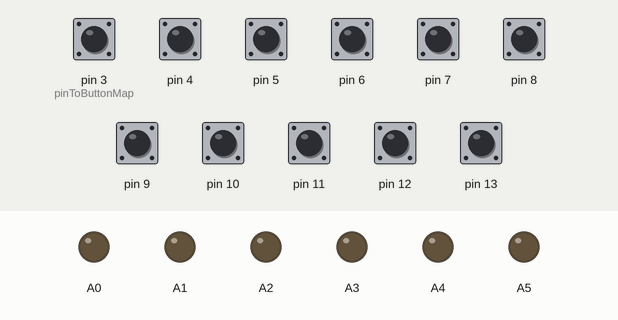
A sketch run on a simulated Arduino Micro, built with avr-gcc and run on an emulated ATmega32U4. Shown: output pins drawn as LEDs (lit = HIGH). The test bench sets the inputs (shaded band); at power-on: pin 3 (pinToButtonMap), pin 4–13 HIGH. USB keyboard and mouse output is not drawn.

Above: at 1.2 s.
1.3 s: pin 3 (pinToButtonMap) pulled LOW for 0.15 s
At 2.5 s:
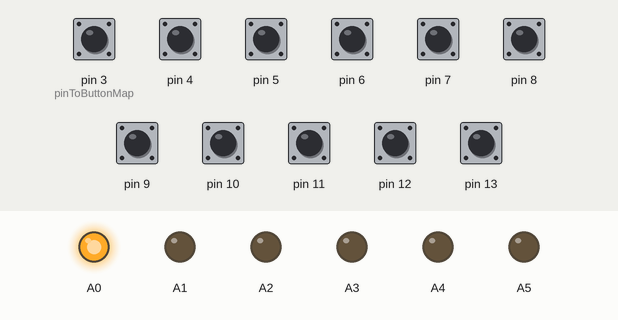
2.9 s: pin 4 pulled LOW for 0.15 s
At 3.9 s:
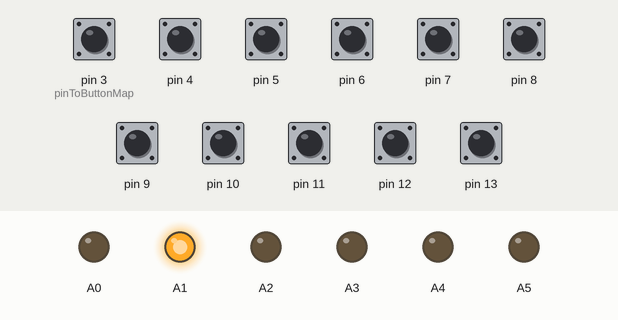
4.5 s: pin 5 pulled LOW for 0.15 s
At 5.2 s:
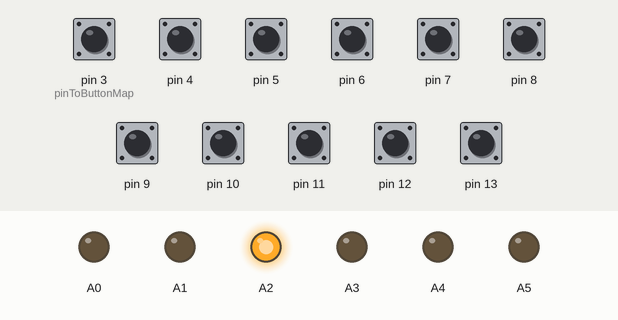
6.1 s: pin 6 pulled LOW for 0.15 s
At 6.6 s:
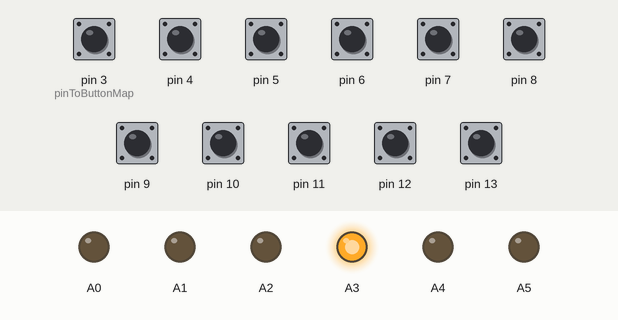
7.7 s: pin 9 pulled LOW for 0.15 s
At 7.78 s:
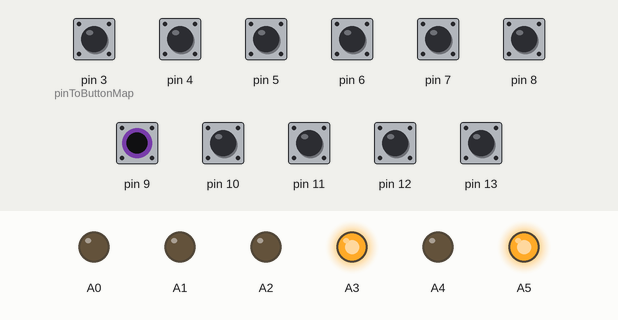
9.3 s: pin 11 pulled LOW for 0.15 s
At 9.38 s:
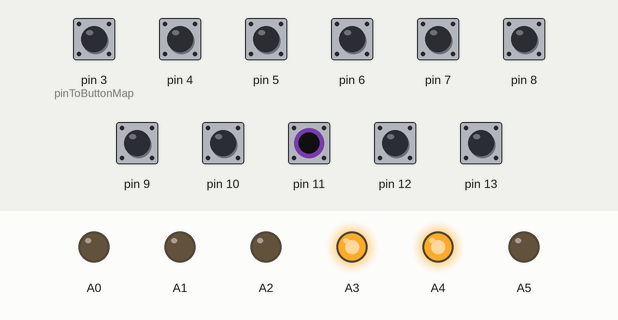
Timing chart, 0 to 11.9 s (numbered marks = the images above; inputs shaded):
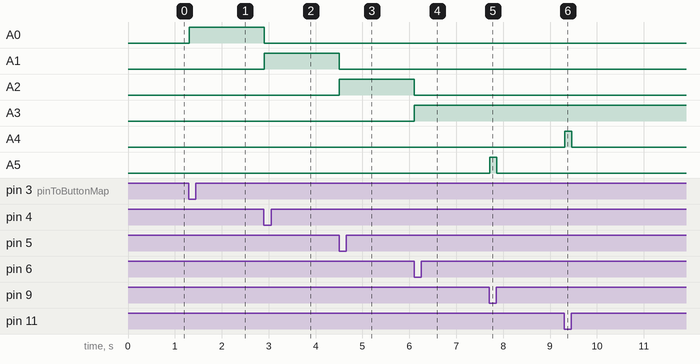

The sketch:

DriversStationCode.ino
```cpp
// Simple example application that shows how to read four Arduino
// digital pins and map them to the USB Joystick library.
//
// The digital pins 9, 10, 11, and 12 are grounded when they are pressed.
//
// NOTE: This sketch file is for use with Arduino Leonardo and
//       Arduino Micro only.
//
// by Matthew Heironimus
// 2015-11-20
//--------------------------------------------------------------------

#include <Joystick.h>

void setup() {
  // Initialize Button Pins
  pinMode(3, INPUT_PULLUP);
  pinMode(4, INPUT_PULLUP);
  pinMode(5, INPUT_PULLUP);
  pinMode(6, INPUT_PULLUP);
  pinMode(7, INPUT_PULLUP);
  pinMode(8, INPUT_PULLUP);
  pinMode(9, INPUT_PULLUP);
  pinMode(10, INPUT_PULLUP);
  pinMode(11, INPUT_PULLUP);
  pinMode(12, INPUT_PULLUP);
  pinMode(13, INPUT_PULLUP);

    /*pinMode(14, OUTPUT);
    pinMode(15, OUTPUT);
    pinMode(16, OUTPUT);
    pinMode(17, OUTPUT);
    pinMode(18, OUTPUT);
    pinMode(19, OUTPUT);*/


  pinMode(A0, OUTPUT);
  pinMode(A1, OUTPUT);
  pinMode(A2, OUTPUT);
  pinMode(A3, OUTPUT);
  pinMode(A4, OUTPUT);
  pinMode(A5, OUTPUT);


String lit = "1";

  // Initialize Joystick Library
  Joystick.begin();
}

// Constant that maps the phyical pin to the joystick button.
const int pinToButtonMap = 3;

// Last state of the button
int lastButtonState[11] = {0,0,0,0,0,0,0,0,0,0,0};

int dblPosBtn = 13;
int leftoverPin = 14;

void loop() {


   /* digitalWrite(A2,HIGH);
    digitalWrite(A3,HIGH);
    digitalWrite(A4,HIGH);
    digitalWrite(A5,HIGH);
*/
  // Read pin values
  for (int index = 0; index < 11; index++)
  {
    int currentButtonState = !digitalRead(index + pinToButtonMap);
    if (currentButtonState != lastButtonState[index] && index!=dblPosBtn)
    {
      if(currentButtonState){
        if(index==1){
          digitalWrite(A1, HIGH);
          digitalWrite(A0, LOW);
          digitalWrite(A2, LOW);
          digitalWrite(A3, LOW);
        }else if(index==0){
          digitalWrite(A0, HIGH);
          digitalWrite(A1, LOW);
          digitalWrite(A2, LOW);
          digitalWrite(A3, LOW);
        }else if(index==2){
          digitalWrite(A2, HIGH);
          digitalWrite(A1, LOW);
          digitalWrite(A0, LOW);
          digitalWrite(A3, LOW);
        }else if(index==3){
          digitalWrite(A3, HIGH);
          digitalWrite(A1, LOW);
          digitalWrite(A2, LOW);
          digitalWrite(A0, LOW);
        }else if(/*index==4&&*/index==6){
          digitalWrite(A5, HIGH);
        }else if(index==8){
          digitalWrite(A4, HIGH);
        }
        else if(index!=6){
          digitalWrite(A5, LOW);
        }
        else if(index!=8){
          digitalWrite(A4, LOW);
        }
      }else{
        digitalWrite(A4, LOW);
      digitalWrite(A5, LOW);
        }

      Joystick.setButton(index, currentButtonState);
      lastButtonState[index] = currentButtonState;
    }
  }


/*
if(digitalRead(dblPosBtn)==HIGH){
    Joystick.setButton(dblPosBtn, 1);
    Joystick.setButton(leftoverPin, 0);
}else{
    Joystick.setButton(leftoverPin, 1);
    Joystick.setButton(dblPosBtn, 0);
}*/

  delay(50);
}
```

Measured:
- after the input at 1.3 s, A0: LOW → HIGH at once
- after the input at 2.9 s, A0: HIGH → LOW at once; A1: LOW → HIGH at once
- after the input at 4.5 s, A1: HIGH → LOW at once; A2: LOW → HIGH at once
- after the input at 6.1 s, A2: HIGH → LOW at once; A3: LOW → HIGH at once
- after the input at 7.7 s, A5: LOW → HIGH at once, → LOW 0.15 s later
- after the input at 9.3 s, A4: LOW → HIGH at once, → LOW 0.15 s later
